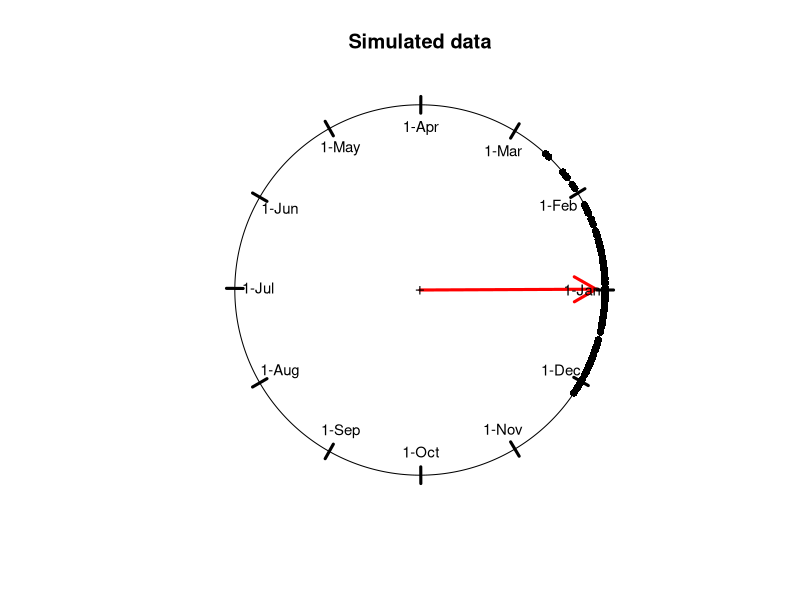
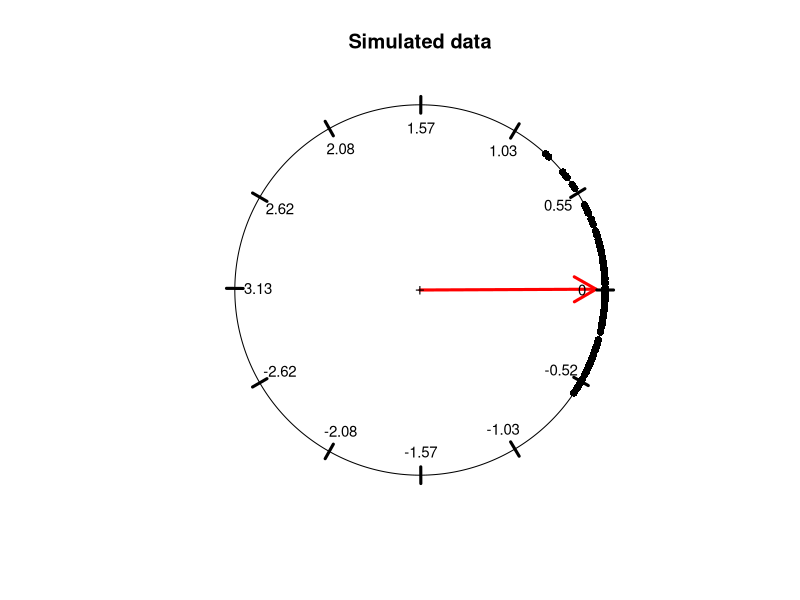
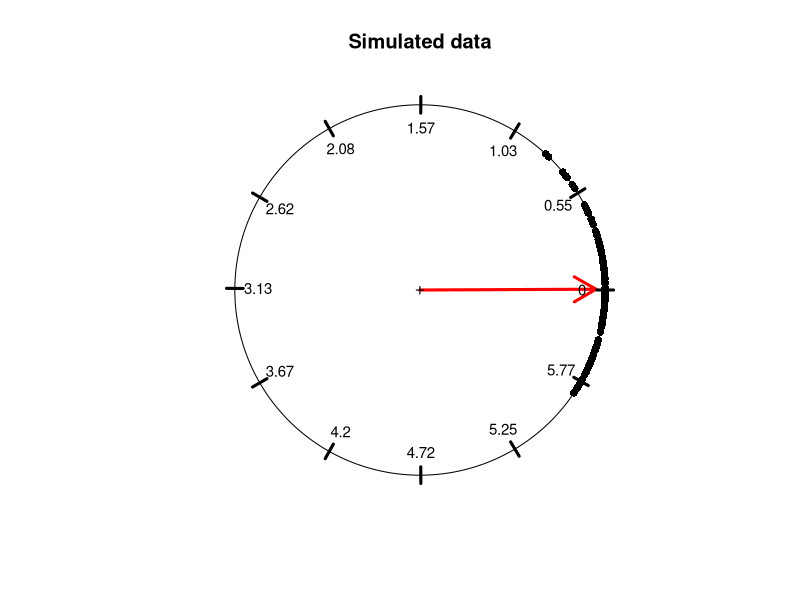

Write R code to recreate these figures, in order.


library(circular)


# Unimodal__________________________________________________________
set.seed(100)
#simulated_data <- rvonmises(n=nrow(peak_rf_dates), mu=circular(0), kappa=10)
simulated_data <- rvonmises(n=123, mu=circular(0), kappa=10)
data_na_rm_simulated<- simulated_data[!is.na(simulated_data)]


cos_data_simulation<- cos(data_na_rm_simulated)
sin_data_simulation<- sin(data_na_rm_simulated)
x_bar_simulation<- (sum(cos_data_simulation))/length(data_na_rm_simulated)
y_bar_simulation<- (sum(sin_data_simulation))/length(data_na_rm_simulated)



tic_marks<- c(0,((64*pi)/365),((120*pi)/365),((182*pi)/365),((242*pi)/365),((304*pi)/365),((364*pi)/365),((426*pi)/365),((488*pi)/365),((548*pi)/365),((610*pi)/365),((670*pi)/365))
tick_mark_round<- round(tic_marks,2)
names_tick<- as.character(tick_mark_round)


mean_date_PRF_sim<- mean.circular(data_na_rm_simulated)
abs_mean_date_PRF<- round(mean_date_PRF_sim,2)

mean_plus_pi<- abs_mean_date_PRF + pi

tic_marks_altered<- c(0,((64*pi)/365),((120*pi)/365),((182*pi)/365),((242*pi)/365),((304*pi)/365),((364*pi)/365),((426*pi)/365),((488*pi)/365),((548*pi)/365),((610*pi)/365),((670*pi)/365))
ind_greter_meanPLUSpi<- which(tic_marks_altered > mean_plus_pi)
tic_marks_altered[ind_greter_meanPLUSpi]<- tic_marks[ind_greter_meanPLUSpi] - (2*pi)
tic_marks_altered_rnd<- round(tic_marks_altered,2)
names_tick_altered<- as.character(tic_marks_altered_rnd)







plot(as.circular(simulated_data), main = paste("Simulated data",sep = ""),ticks = F,points.plot=T, xlim=c(-1,1),ylim = c(-1,1), sub="", xlab="", ylab="", points.pch = 16,lty=1, lwd=3,axes = F)
par(new=T)
arrows(0,0,x_bar_simulation,y_bar_simulation, lwd = 3, lty = 1,col = "red")
par(new=T)
axis.circular(at=c(0,((64*pi)/365),((120*pi)/365),((182*pi)/365),((242*pi)/365),((304*pi)/365),((364*pi)/365),((426*pi)/365),((488*pi)/365),((548*pi)/365),((610*pi)/365),((670*pi)/365)),
              labels=c('1-Jan','1-Feb','1-Mar','1-Apr','1-May','1-Jun','1-Jul','1-Aug','1-Sep','1-Oct','1-Nov','1-Dec'), units = NULL, template=NULL,
              modulo=NULL, zero=NULL, rotation=NULL, tick=TRUE,tcl=0.09,cex = 0.9, lwd = 3)
par(new=F)
#legend("topright",legend = c("Dates of peak RF","Simulated dates from UD","Density of peak RF", "Density of simulated dates"),lty = c(0,0,1,1),lwd = c(0,0,3,3),pch = c(16,22,NA,NA),col = c("black","black","black","red"))
#dev.off()


## Plot with tick marker
plot(as.circular(simulated_data), main = paste("Simulated data",sep = ""),ticks = F,points.plot=T, xlim=c(-1,1),ylim = c(-1,1), sub="", xlab="", ylab="", points.pch = 16,lty=1, lwd=3,axes = F)
par(new=T)
arrows(0,0,x_bar_simulation,y_bar_simulation, lwd = 3, lty = 1,col = "red")
par(new=T)
axis.circular(at=c(0,((64*pi)/365),((120*pi)/365),((182*pi)/365),((242*pi)/365),((304*pi)/365),((364*pi)/365),((426*pi)/365),((488*pi)/365),((548*pi)/365),((610*pi)/365),((670*pi)/365)),
              labels=c(names_tick_altered), units = NULL, template=NULL,
              modulo=NULL, zero=NULL, rotation=NULL, tick=TRUE,tcl=0.09,cex = 0.9, lwd = 3)
par(new=F)




# Plot with tick marker altered__________________________
plot(as.circular(simulated_data), main = paste("Simulated data",sep = ""),ticks = F,points.plot=T, xlim=c(-1,1),ylim = c(-1,1), sub="", xlab="", ylab="", points.pch = 16,lty=1, lwd=3,axes = F)
par(new=T)
arrows(0,0,x_bar_simulation,y_bar_simulation, lwd = 3, lty = 1,col = "red")
par(new=T)
axis.circular(at=c(0,((64*pi)/365),((120*pi)/365),((182*pi)/365),((242*pi)/365),((304*pi)/365),((364*pi)/365),((426*pi)/365),((488*pi)/365),((548*pi)/365),((610*pi)/365),((670*pi)/365)),
              labels=c(names_tick), units = NULL, template=NULL,
              modulo=NULL, zero=NULL, rotation=NULL, tick=TRUE,tcl=0.09,cex = 0.9, lwd = 3)
par(new=F)
